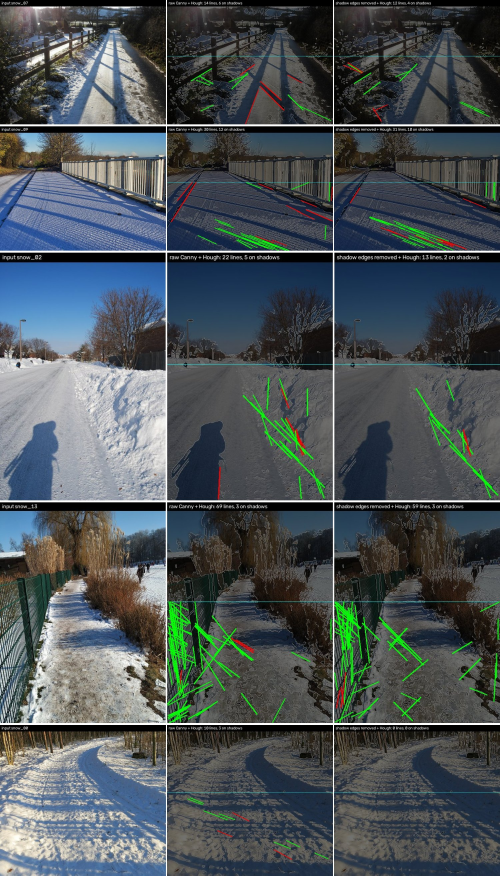
#> input picture results/figures/lanes_overview.jpg, 1500 x 2627 px, given as the content of the folder data/ISTD/test/test_A, which was not available (shown at 1/3 size); the run also reads 1 picture not shown here
$ python make_figures.py   (older library calls are emulated)
#> lines starting #> are read from the running program, lines starting #| are printed output that depends on the picture; pictures that were not available may be replaced by others from this repository, and a replacement may not be noted
### shadow/classify.py
"""Turn cues into shadow/object labels, plus step 4: contour-level voting.

Label maps: 0 = no edge, 1 = object edge, 2 = shadow edge.

Methods (ablation ladder):
  canny        baseline: keep every edge
  color        literature-style single color cue: darker + same chromaticity
  width        proposal sharpness cue: 10%-90% transition wider than WIDTH_T
  blue         illumination-direction color cue: darker AND the dark side is
               shifted toward blue along the sun->sky direction in
               log-chromaticity (what an outdoor shadow does)
  msblur       multi-scale blur estimate larger than BLUR_T (soft penumbra)
  full         blue AND msblur (both independent cues must agree), per pixel
  full_vote    full + majority vote over each contour (contours split at junctions)
"""
import json
import os

import cv2
import numpy as np

from .edges import detect_edges
from .cues import color_cue, multiscale_blur_cue, sharpness_cue, texture_cue

OBJECT, SHADOW = 1, 2

# Default thresholds. tune.py overwrites these via results/params.json.
PARAMS = dict(
    CHROMA_T=0.06,   # color baseline: chroma diff below this -> same color
    DARK_T=0.9,      # dark side must be at most this fraction of the bright side
    WIDTH_T=4.0,     # width baseline: 10-90% transition wider than this (px)
    BLUE_T=0.05,     # projection of the log-chroma change on the shadow direction
    BLUR_T=0.5,      # multi-scale blur estimate (px) above this -> soft
    VOTE_T=0.5,      # contour is shadow if more than this fraction of pixels vote shadow
)

# Direction (in (log R/G, log B/G) space) in which chromaticity moves from the
# sunlit to the shadowed side: sunlight -> bluish skylight. Unit vector,
# estimated once from the ISTD training subset (see tune.py); it is a property
# of daylight + camera, not of any test image.
SHADOW_DIR = np.array([-0.526, 0.850], np.float32)

PER_METHOD = {}   # method -> its own tuned thresholds (fair ablation)

METHODS = ["canny", "color", "width", "blue", "msblur", "full", "full_vote"]


def load_params(path="results/params.json"):
#> called with path = 'results/params.json'
    if os.path.exists(path):
        with open(path) as fh:
#> (reads results/params.json from the repository)
#> in per_image_f1, img is the input picture: shape (2627, 1500, 3); mean B, G, R 86.6, 83.2, 74.8
            p = json.load(fh)
        PARAMS.update({k: v for k, v in p.items() if k in PARAMS})
        if "SHADOW_DIR" in p:
            SHADOW_DIR[:] = p["SHADOW_DIR"]
        PER_METHOD.update(p.get("per_method", {}))
    return PARAMS


def params_for(method):
    """Global thresholds, overridden by the ones tuned for this method alone."""
    p = dict(PARAMS)
    p.update({k: v for k, v in PER_METHOD.get(method, {}).items() if k in PARAMS})
    if method == "full_vote":   # full_vote = full's pixel thresholds + its vote threshold
        p.update({k: v for k, v in PER_METHOD.get("full", {}).items() if k in PARAMS})
    return p


WORK_SIDE = 640   # images are processed at this longest side (ISTD's resolution)


def resize_to_work(img, interp=cv2.INTER_AREA, side=None):
    """Bring an image to the working scale so penumbra widths (pixels) mean the same thing."""
#> called with interp = 3
    side = side or WORK_SIDE
    h, w = img.shape[:2]
    s = side / max(h, w)
    if s >= 1:
        return img
    return cv2.resize(img, (round(w * s), round(h * s)), interpolation=interp)
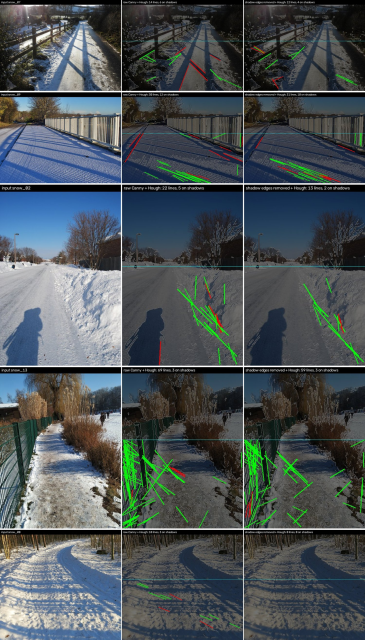
#> returned value: shape (640, 365, 3); mean of channels 0, 1, 2 86.6, 83.2, 74.8; drawn as B, G, R


def compute(img_bgr, sigma=1.4, low=40, high=100):
    """Run edge detection and every cue once. Returns a dict reused by every method.

    The image is first resized to WORK_SIDE; d["img"] is the image actually used,
    and all label maps have its size.
    """
    img_bgr = resize_to_work(img_bgr)
    edges, gray, nx, ny = detect_edges(img_bgr, sigma, low, high)
    raw = cv2.cvtColor(img_bgr, cv2.COLOR_BGR2GRAY)
    ys, xs = np.nonzero(edges)
    c = color_cue(img_bgr, ys, xs, nx, ny)
    lr = c["lr"].reshape(-1, 3)
    dchrom = np.stack([lr[:, 2] - lr[:, 1], lr[:, 0] - lr[:, 1]], 1)  # d log(R/G), d log(B/G)
    return dict(
        img=img_bgr, edges=edges, ys=ys, xs=xs,
        chroma=c["chroma"], dark=c["dark"],
        blue=dchrom @ SHADOW_DIR,
        width=sharpness_cue(gray, ys, xs, nx, ny),
        blur=multiscale_blur_cue(raw, ys, xs, nx, ny),
        texture=texture_cue(raw, ys, xs, nx, ny),
    )


def pixel_votes(d, method, p=None):
    """Boolean array: True if that edge pixel is called a shadow."""
    p = p or params_for(method)
    darker = d["dark"] < p["DARK_T"]
    if method == "canny":
        return np.zeros(len(d["xs"]), bool)
    if method == "color":
        return darker & (d["chroma"] < p["CHROMA_T"])
    if method == "width":
        return darker & (d["width"] > p["WIDTH_T"])
    blue = darker & (d["blue"] > p["BLUE_T"])
    soft = darker & (d["blur"] > p["BLUR_T"])
    if method == "blue":
        return blue
    if method == "msblur":
        return soft
    if method in ("full", "full_vote"):
        return blue & soft
    raise ValueError(method)


def split_contours(edges):
    """Label 8-connected edge curves, cut at junctions (pixels with 3+ edge neighbours).

    Without the cut, a shadow border that touches an object outline would be
    merged with it into one component and forced to share one label.
    """
    e = edges.astype(np.uint8)
    nb = cv2.filter2D(e, cv2.CV_16S, np.ones((3, 3), np.float32)) - e
    junction = (e > 0) & (nb >= 3)
    pieces = e.copy()
    pieces[junction] = 0
    n, comp = cv2.connectedComponents(pieces, connectivity=8)
    return n, comp, junction


def contour_vote(edges, is_shadow, ys, xs, vote_t=0.5, min_len=8):
    """Each contour piece takes the majority label of its pixels.

    Junction pixels and pieces shorter than min_len keep their own pixel label.
    """
    n, comp, junction = split_contours(edges)
    c = comp[ys, xs]
    shadow_count = np.bincount(c, weights=is_shadow.astype(float), minlength=n)
    total = np.bincount(c, minlength=n)
    majority = shadow_count > vote_t * np.maximum(total, 1)
    out = majority[c]
    keep = (c == 0) | (total[c] < min_len) | junction[ys, xs]
    out[keep] = is_shadow[keep]
    return out


def label_map(d, method, p=None):
    p = p or params_for(method)
    is_shadow = pixel_votes(d, method, p)
    if method == "full_vote":
        is_shadow = contour_vote(d["edges"], is_shadow, d["ys"], d["xs"], p["VOTE_T"])
    lab = np.zeros(d["edges"].shape, np.uint8)
    lab[d["ys"], d["xs"]] = np.where(is_shadow, SHADOW, OBJECT)
    return lab


def overlay(img_bgr, lab, thick=False):
    """Object edges green, shadow edges red, on a dimmed copy of the image."""
    out = (img_bgr * 0.4).astype(np.uint8)
    if thick:
        k = np.ones((2, 2), np.uint8)
        obj = cv2.dilate((lab == OBJECT).astype(np.uint8), k) > 0
        sha = cv2.dilate((lab == SHADOW).astype(np.uint8), k) > 0
    else:
        obj, sha = lab == OBJECT, lab == SHADOW
    out[obj] = (0, 255, 0)
    out[sha] = (0, 0, 255)
    return out

### shadow/edges.py
"""Step 1: Gaussian smoothing + Canny edges, plus gradient direction at each edge pixel."""
import cv2
import numpy as np


def detect_edges(img_bgr, sigma=1.4, low=40, high=100):
    """Return (edge_mask uint8 0/1, gray_blur float32, nx, ny).

    nx, ny = unit gradient direction (points from dark to bright).
    """
#> called with sigma = 1.4, low = 40, high = 100
    gray = cv2.cvtColor(img_bgr, cv2.COLOR_BGR2GRAY)
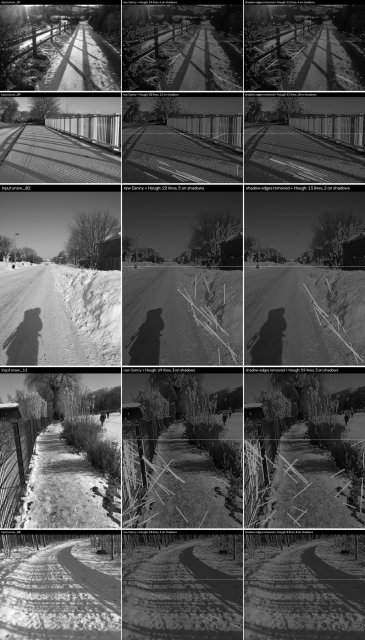
#> gray: shape (640, 365); min 0, max 255, mean 81.1
    blur = cv2.GaussianBlur(gray, (0, 0), sigma)
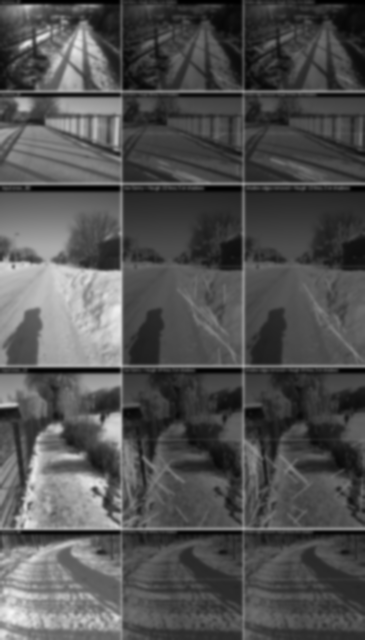
#> blur: shape (640, 365); min 0, max 246, mean 81.1
    edges = cv2.Canny(blur, low, high)
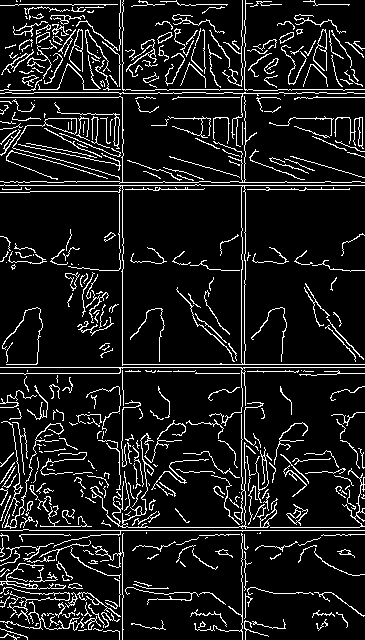
#> edges: shape (640, 365); 10.5% white in thin lines or dots

    g = blur.astype(np.float32)
    gx = cv2.Sobel(g, cv2.CV_32F, 1, 0, ksize=3)
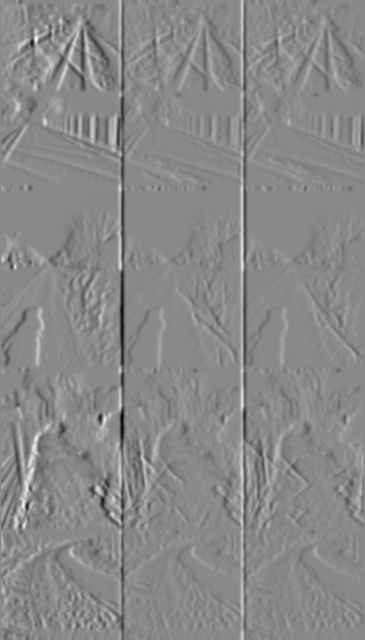
#> gx: shape (640, 365) float32; min -394, max 337, mean -1.2; drawn with min black and max white
    gy = cv2.Sobel(g, cv2.CV_32F, 0, 1, ksize=3)
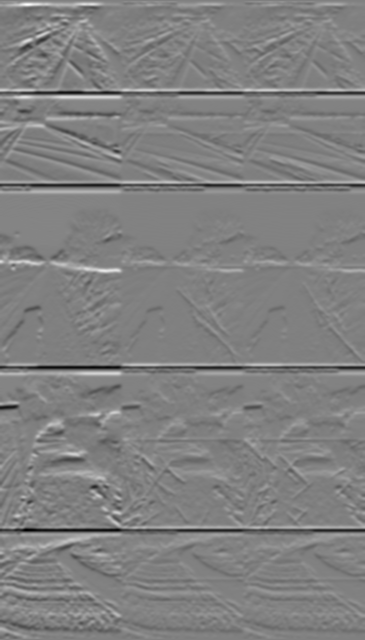
#> gy: shape (640, 365) float32; min -463, max 454, mean 0.8; drawn with min black and max white
    mag = np.sqrt(gx * gx + gy * gy) + 1e-6
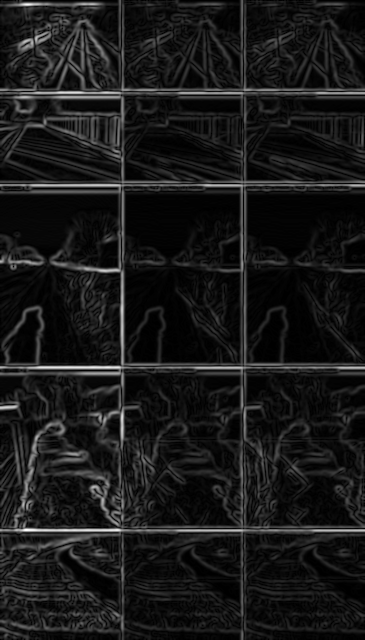
#> mag: shape (640, 365) float32; min 1e-06, max 463, mean 45.5; drawn with min black and max white
    return (edges > 0).astype(np.uint8), g, gx / mag, gy / mag

### shadow/cues.py
"""Steps 2 and 3: per-edge-pixel cues.

Every cue is measured by sampling the image on the two sides of an edge pixel,
along the gradient direction (n points from the dark side to the bright side).

Color cues      across a shadow edge the surface is the same, so brightness
                drops but chromaticity (R:G:B proportions) stays about the same,
                and every channel is darkened by a similar factor.
Texture cue     the same texture lit less brightly keeps the same *relative*
                contrast (std / mean), so this ratio should match on both sides.
Sharpness cues  shadow borders (penumbra) are soft/wide, object edges are sharp:
                (a) 10%-90% transition width of the brightness profile,
                (b) multi-scale blur estimate from gradient magnitudes at two
                    Gaussian scales (a Gaussian-blurred step of width s has peak
                    gradient ~ 1/sqrt(s^2 + sigma^2)).
"""
import cv2
import numpy as np


def sample(img, xs, ys):
    """Bilinear sample img at float coords. img: HxW or HxWxC. Returns N or NxC."""
    # cv2.remap needs maps smaller than 32767 px per side, so lay the N points
    # out as a (rows x 4096) grid instead of one long row.
    n = xs.size
    cols = 4096
    rows = max(1, -(-n // cols))
    mx = np.zeros(rows * cols, np.float32)
    my = np.zeros(rows * cols, np.float32)
    mx[:n] = xs.ravel()
    my[:n] = ys.ravel()
    out = cv2.remap(img, mx.reshape(rows, cols), my.reshape(rows, cols),
                    cv2.INTER_LINEAR, borderMode=cv2.BORDER_REPLICATE)
    return out.reshape(rows * cols, -1)[:n].squeeze()


def _sides(img, ys, xs, nx, ny, offset):
    dx, dy = nx[ys, xs], ny[ys, xs]
    bright = sample(img, xs + offset * dx, ys + offset * dy)  # gradient points to bright side
    dark = sample(img, xs - offset * dx, ys - offset * dy)
    return bright, dark


def color_cue(img_bgr, ys, xs, nx, ny, offset=4, patch=3):
    """Cross-edge color comparison.

    Returns a dict of per-pixel arrays:
      chroma    L1 difference of chromaticity (b,g,r)/(b+g+r) between the sides
      dark      mean brightness of dark side / bright side
      lr        Nx3 per-channel log ratios log(dark_c / bright_c)   (B, G, R)
      spread    std of the three log ratios (0 = every channel darkened equally)
      blue      lr_B - lr_R  (> 0: dark side is relatively bluer, as in a
                sky-lit outdoor shadow)
    """
    img = cv2.blur(img_bgr.astype(np.float32), (patch, patch))
    bright, dark = _sides(img, ys, xs, nx, ny, offset)
    eps = 1.0
    cb = bright / (bright.sum(axis=1, keepdims=True) + eps)
    cd = dark / (dark.sum(axis=1, keepdims=True) + eps)
    lr = np.log((dark + eps) / (bright + eps))
    return dict(
        chroma=np.abs(cb - cd).sum(axis=1),
        dark=(dark.sum(axis=1) + eps) / (bright.sum(axis=1) + eps),
        lr=lr,
        spread=lr.std(axis=1),
        blue=lr[:, 0] - lr[:, 2],
    )


def texture_cue(gray, ys, xs, nx, ny, offset=6, win=7):
    """|log(cv_bright / cv_dark)|, cv = local std / local mean (coefficient of variation).

    Illumination scales mean and std together, so cv is unchanged across a
    shadow edge but usually changes across a material boundary.
    """
    g = gray.astype(np.float32)
    mean = cv2.blur(g, (win, win))
    sq = cv2.blur(g * g, (win, win))
    std = np.sqrt(np.maximum(sq - mean * mean, 0))
    cv = (std + 1.0) / (mean + 1.0)
    b, d = _sides(cv, ys, xs, nx, ny, offset)
    return np.abs(np.log(b / d))


def sharpness_cue(gray, ys, xs, nx, ny, half=8):
    """Width (pixels) of the brightness transition along the gradient (10%-90% rise).

    Large width -> soft edge -> looks like a shadow.
    """
    dx, dy = nx[ys, xs], ny[ys, xs]
    ts = np.arange(-half, half + 1, dtype=np.float32)
    px = xs[:, None] + ts[None, :] * dx[:, None]
    py = ys[:, None] + ts[None, :] * dy[:, None]
    prof = sample(gray, px.ravel(), py.ravel()).reshape(len(xs), len(ts))

    lo = prof[:, :3].mean(axis=1, keepdims=True)   # dark plateau
    hi = prof[:, -3:].mean(axis=1, keepdims=True)  # bright plateau
    norm = (prof - lo) / (hi - lo + 1e-6)          # 0 .. 1 across the edge
    i10 = np.argmax(norm >= 0.1, axis=1)
    i90 = np.argmax(norm >= 0.9, axis=1)
    width = (i90 - i10).astype(np.float32)
    width[width < 0] = 2 * half  # messy profile, treat as soft
    return width


def _grad_mag(gray, sigma):
    g = cv2.GaussianBlur(gray.astype(np.float32), (0, 0), sigma)
    gx = cv2.Sobel(g, cv2.CV_32F, 1, 0, ksize=3) / 8.0
    gy = cv2.Sobel(g, cv2.CV_32F, 0, 1, ksize=3) / 8.0
    return np.sqrt(gx * gx + gy * gy)


def multiscale_blur_cue(gray_raw, ys, xs, nx, ny, s1=1.0, s2=3.0, search=2):
    """Estimated edge blur (pixels) from the drop of gradient strength between two scales.

    For an ideal step of height A blurred by a Gaussian of std s, smoothing with
    another Gaussian of std sigma gives peak gradient A / sqrt(2*pi*(s^2+sigma^2)).
    So r = G(s2) / G(s1) = sqrt(s^2+s1^2) / sqrt(s^2+s2^2), and
        s^2 = (r^2 s2^2 - s1^2) / (1 - r^2).
    Sharp object edges -> small s; soft shadow borders (penumbra) -> large s.
    Peaks are searched +-search px along the normal because blur can shift them.
    """
    g1, g2 = _grad_mag(gray_raw, s1), _grad_mag(gray_raw, s2)
    dx, dy = nx[ys, xs], ny[ys, xs]
    best1 = np.zeros(len(xs), np.float32)
    best2 = np.zeros(len(xs), np.float32)
    for t in range(-search, search + 1):
        best1 = np.maximum(best1, sample(g1, xs + t * dx, ys + t * dy))
        best2 = np.maximum(best2, sample(g2, xs + t * dx, ys + t * dy))
    r = np.clip(best2 / (best1 + 1e-6), 0.0, 0.999)
    s_sq = (r * r * s2 * s2 - s1 * s1) / (1 - r * r)
    return np.sqrt(np.clip(s_sq, 0, 15 ** 2))

### shadow/evaluate.py
"""Evaluation against shadow masks (ISTD/SBU style) and the Hough demo."""
import cv2
import numpy as np

from .classify import OBJECT, SHADOW


def gt_shadow_band(mask, tol=3):
    """Shadow-edge ground truth = border of the shadow mask, widened by tol px."""
    m = (mask > 127).astype(np.uint8)
    k = cv2.getStructuringElement(cv2.MORPH_ELLIPSE, (3, 3))
    border = cv2.morphologyEx(m, cv2.MORPH_GRADIENT, k)
    if tol > 0:
        border = cv2.dilate(border, cv2.getStructuringElement(cv2.MORPH_ELLIPSE, (2 * tol + 1,) * 2))
    return border > 0


def counts(lab, band):
    """Pixel counts over Canny edge pixels. Positive class = shadow edge."""
    edge = lab > 0
    pred_s = lab == SHADOW
    true_s = band & edge
    return dict(
        tp=int((pred_s & true_s).sum()),
        fp=int((pred_s & ~true_s).sum()),
        fn=int((~pred_s & true_s).sum()),
        tn=int((edge & ~pred_s & ~true_s).sum()),
    )


def metrics(c):
    tp, fp, fn, tn = c["tp"], c["fp"], c["fn"], c["tn"]
    p = tp / (tp + fp) if tp + fp else 0.0
    r = tp / (tp + fn) if tp + fn else 0.0
    f1 = 2 * p * r / (p + r) if p + r else 0.0
    return dict(
        precision=p, recall=r, f1=f1,
        shadow_removed=r,                                        # % shadow edges removed
        object_removed=fp / (fp + tn) if fp + tn else 0.0,      # % object edges wrongly removed
    )


def hough_lines(edge_mask, thresh=50, min_len=40, max_gap=5):
    lines = cv2.HoughLinesP(edge_mask.astype(np.uint8) * 255, 1, np.pi / 180,
                            thresh, minLineLength=min_len, maxLineGap=max_gap)
    return [] if lines is None else lines.reshape(-1, 4).tolist()


# [10 lines left out: function count_shadow_lines, not called in this run]

### make_figures.py
"""Figures for the report / webpage -> results/figures/

    python make_figures.py

Needs ISTD (data/ISTD), the snow photos (data/snow_web + data/snow_masks_draft),
results/params.json and the two eval CSVs. matplotlib is only needed here.
"""
import csv
import glob
import os

import cv2
import numpy as np

from shadow import classify as C
from shadow.evaluate import counts, gt_shadow_band, hough_lines, metrics

OUT = "results/figures"
ISTD_A, ISTD_B = "data/ISTD/test/test_A", "data/ISTD/test/test_B"
LABELS = {"canny": "Canny (keep all)", "color": "Color-only (baseline)", "width": "Width (proposal)",
          "blue": "Blue-shift color", "msblur": "Multi-scale blur", "full": "Full (pixel)",
          "full_vote": "Full + contour vote"}


def tile(img, text, w=320):
    h = round(img.shape[0] * w / img.shape[1])
    t = cv2.resize(img, (w, h), interpolation=cv2.INTER_AREA)
    if t.ndim == 2:
        t = cv2.cvtColor(t, cv2.COLOR_GRAY2BGR)
    cv2.rectangle(t, (0, 0), (w, 22), (0, 0, 0), -1)
    cv2.putText(t, text, (5, 16), cv2.FONT_HERSHEY_SIMPLEX, 0.48, (255, 255, 255), 1, cv2.LINE_AA)
    return t


def gt_overlay(img, mask):
    band = gt_shadow_band(mask, 1)
    out = (img * 0.4).astype(np.uint8)
    out[band] = (0, 0, 255)
    return out


def per_image_f1(files, img_dir, mask_dir, method="full_vote"):
    res = []
    for f in files:
        img = cv2.imread(os.path.join(img_dir, f))
        m = cv2.imread(os.path.join(mask_dir, os.path.splitext(f)[0] + ".png"), 0)
        d = C.compute(img)
#> (the rest of the program and of its run is left out)
